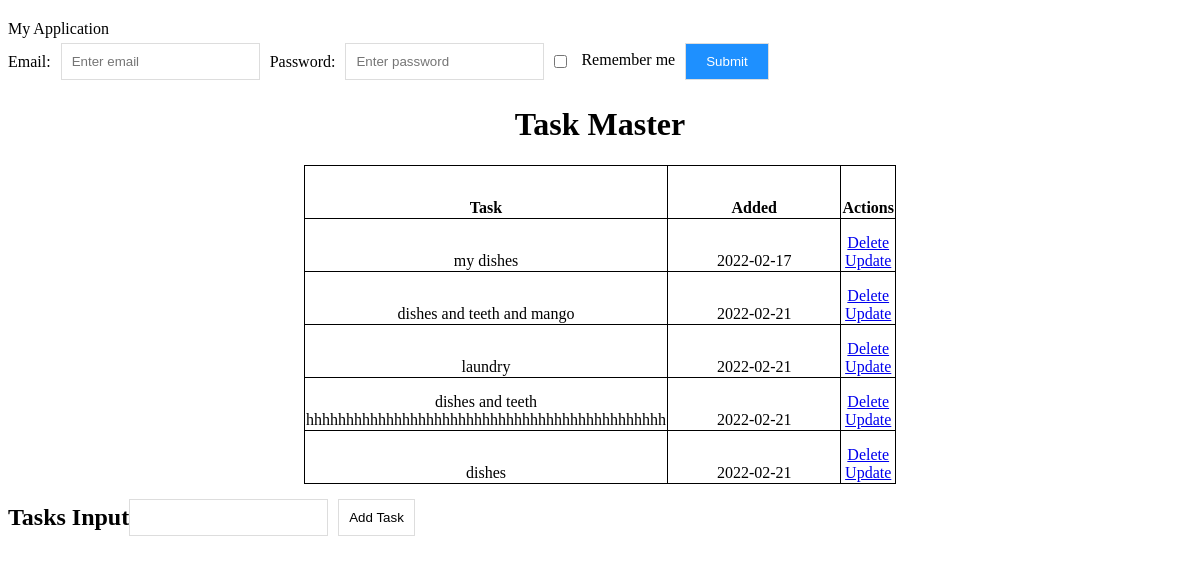
The page / on the database its author committed.
### app.py (models this page shows, shortened)
class Todo(db.Model):
    id = db.Column(db.Integer, primary_key = True)
    content = db.Column(db.String(200), nullable=False)
    date_created = db.Column(db.DateTime, default=datetime.utcnow)

### app.py (the view)
@app.route('/', methods=['POST', 'GET'])
def index():
    if request.method == 'POST':
        task_content = request.form['content']
        new_task = Todo(content=task_content)
        try:
            db.session.add(new_task)
            db.session.commit()
            return redirect('/')
        except:
            return 'There was an issue adding your task'
    else:
        tasks = Todo.query.order_by(Todo.date_created).all()
        return render_template('index.html', tasks = tasks)

### templates/index.html
{% extends 'base.html' %}
{% block head %}
<title> My Application</title>
{%endblock%}
{% block body %}
<div class="content">
    <form class="form-inline" action="/action_page.php">
        <label for="email">Email:</label>
        <input type="email" id="email" placeholder="Enter email" name="email">
        <label for="pwd">Password:</label>
        <input type="password" id="pwd" placeholder="Enter password" name="pswd">
        <label>
          <input type="checkbox" name="remember"> Remember me
        </label>
        <button type="submit">Submit</button>
    </form>
    <h1 style="text-align: center"> Task Master </h1>
    {% if tasks | length < 1%}
    <h4 style="text-align: center"> There are no tasks, Create one below </h4>
    {% else %}
    <table calss="center">
        <tr>
            <th>Task</th>
            <th>Added</th>
            <th>Actions</th>
        </tr>
        {% for task in tasks%}
            <tr>
                <td>{{ task.content }}</td>
                <td>{{ task.date_created.date() }}</td>
                <td>
                    <a href="/delete/{{task.id}}">Delete</a>
                    <br>
                    <a href="/update/{{task.id}}">Update</a>
                </td>
            </tr>
        {% endfor %}
    </table>
    {% endif %}
    <form class="form-inline" action="/" method="POST">
        <h2>Tasks Input</h2>
        <input type="text" name="content" id="content">
        <input type="submit" value="Add Task">
    </form>
</div>
{%endblock%}

### templates/base.html (shortened to what this page needs)
<!DOCTYPE html>
<html lang="en">
<head>
    <link rel="stylesheet" href="{{ url_for('static', filename='css/main.css') }}"
    {% block head %} {%endblock%}
</head>
<body>
    {% block body %}{% endblock %}
</body>
</html>

### static/css/main.css (style rules this page uses)
body { margin-top: 20px; margin-bottom: 20px }
table, th, td { width: 50%; text-align: center; height: 50px; vertical-align: bottom; border: 1px solid; border-collapse: collapse; color: rgb(0, 0, 0); margin-left: auto; margin-right: auto; }
.form-inline { display: flex; flex-flow: row wrap; align-items: center; }
.form-inline label { margin: 5px 10px 5px 0; }
.form-inline input { vertical-align: middle; margin: 5px 10px 5px 0; padding: 10px; background-color: #fff; border: 1px solid #ddd; }
.form-inline button { padding: 10px 20px; background-color: dodgerblue; border: 1px solid #ddd; color: white; }

### rows shown on the page
Todo: content "my dishes", date_created "2022-02-17"
Todo: content "dishes and teeth and mango", date_created "2022-02-21"
Todo: content "laundry", date_created "2022-02-21"
Todo: content "dishes and teeth hhhhhhhhhhhhhhhhhhhhhhhhhhhhhhhhhhhhhhhhhhhhh", date_created "2022-02-21"
Todo: content "dishes", date_created "2022-02-21"
